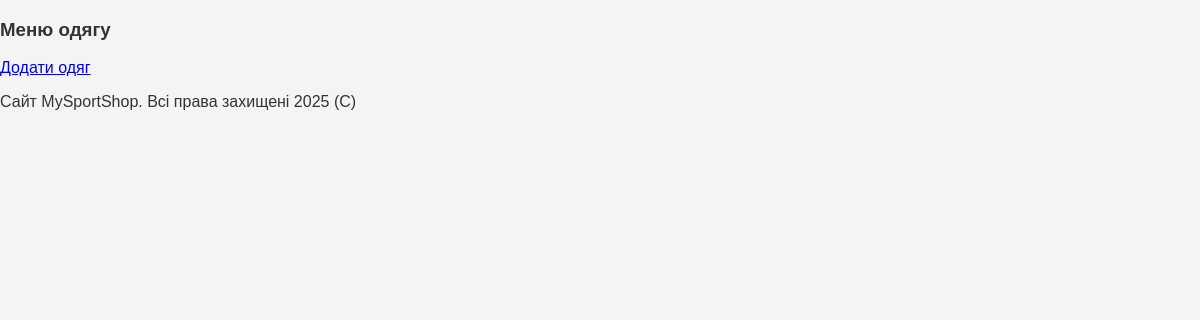
The page /clothes on the database as committed earlier.
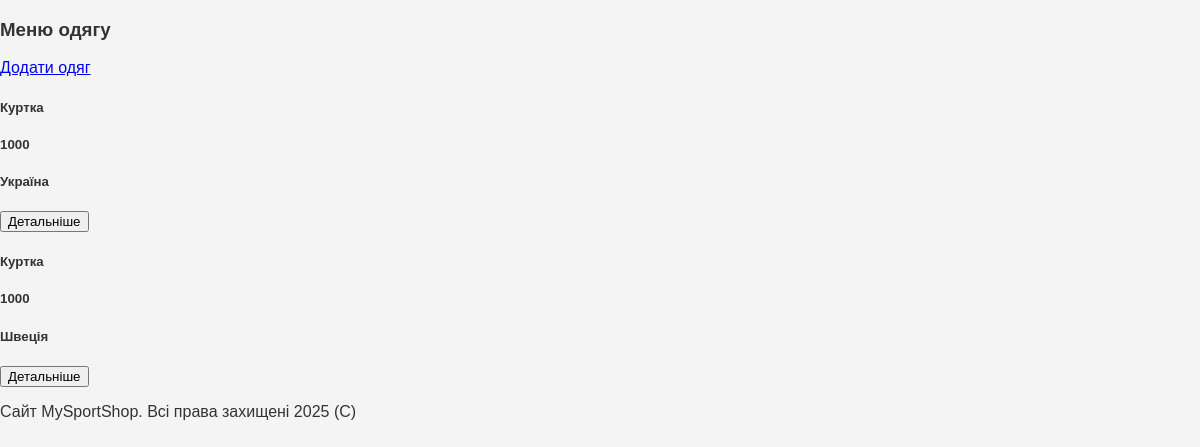
The same page on the database as committed later.
### app.py (models this page shows, shortened)
class Product(db.Model):
    id = db.Column(db.Integer, primary_key=True)
    title = db.Column(db.String(30), nullable=False)
    price = db.Column(db.Integer, nullable=False)
    country = db.Column(db.String(30), nullable=False)

### app.py (the view)
@app.route("/clothes")
def clothes():
    products = Product.query.all()
    return render_template("clothes_a.html", products=products)

### templates/clothes_a.html (shortened to what this page needs)
{% extends 'layout.html' %}
{% block content %}
<h3>Меню одягу</h3>
<a href="clothes/create">Додати одяг</a>
{% for el in products %}
<div>
    <h5>{{ el.title }}</h5>
    <h5>{{ el.price }}</h5>
    <h5>{{ el.country }}</h5>
    <button>Детальніше</button>
</div>
{% endfor %}
{% endblock %}

Rows that differ between the two databases and show on the page:
added Product: title "Куртка", price "1000", country "Україна"
added Product: title "Куртка", price "1000", country "Швеція"
